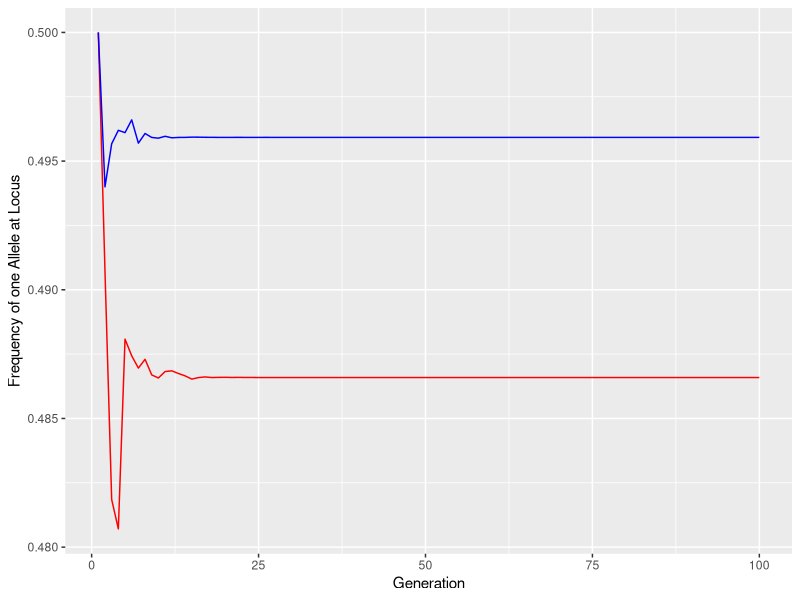
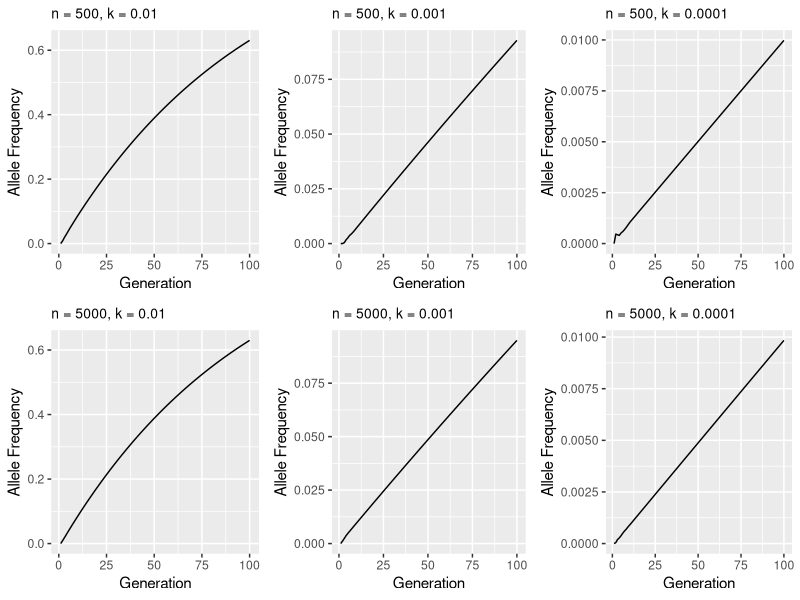

Source code (R) for these figures, in order:
## ---- chunk 1
knitr::opts_chunk$set(echo = TRUE)
## ---- chunk 2

#packages
library(tidyverse)
library(gridExtra)

## ---- chunk 3

gens <- 100

simulation <- function(n.0, offspring.rate = 2.15) {
  n <- numeric(gens)
  a.freq <- numeric(gens)
  
  #starting condition
  n[1] <- n.0
  a.freq[1] <- 0.5 
  
  for (i in 2:gens){
    #population increase
    n[i] <- round(n[i - 1] * offspring.rate/2) * 2
    
    totals <- 2 * n[i]
    
    #sampling
    a.count <- rbinom(1, totals, a.freq[i - 1])
    a.freq[i] <- a.count / totals
  }
  
  #constructing data frame
  data.frame(generation = 1:gens, n= n, allele.freq = a.freq) 
}

set.seed(5)

sim.500  <- simulation(500)
sim.5000 <- simulation(5000)

## ---- chunk 4

ggplot() +
  geom_line(aes(x = 1:100, y = sim.500$allele.freq), color = "red") +
  geom_line(aes(x = 1:100, y = sim.5000$allele.freq), color = "blue") +
  labs(x = "Generation", y = "Frequency of one Allele at Locus") 

## ---- chunk 5

gens <- 100

simulation2 <- function(n.0, k, offspring.rate = 2.15) {
  n <- numeric(gens)          
  a.freq <- numeric(gens)           
  
  #starting condition
  n[1] <- n.0
  a.freq[1] <- 0                  
  
  #all start with same genotype
  geno <- rep(0, n.0)      
  
  for (i in 2:gens) {
    #population increase
    n[i] <- round(n[i - 1] * offspring.rate / 2) * 2
    #total alleles in next generation
    totals <- 2 * n[i]
    
    n.X <- totals 
    
    if (i > 2) {
      #X alleles before mutation
      n.X <- round(totals * (1 - a.freq[i-1]))
    }
    
    #mutation
    mutated <- rbinom(1, n.X, k)
    
    #total mutated alleles this generation
    a.freq[i] <- (totals - n.X + mutated)/totals
  }
  
  data.frame(generation = 1:gens, n = n, allele.freq = a.freq)
}


set.seed(5)

sim2.500 <- simulation2(500, 0.01)
sim2.5000 <- simulation2(5000, 0.01)
sim2.500.2 <- simulation2(500, 0.001)
sim2.5000.2 <- simulation2(5000, 0.001)
sim2.500.3 <- simulation2(500, 0.0001)
sim2.5000.3 <- simulation2(5000, 0.0001)

p1 <- sim2.500 %>% 
  ggplot(aes(x = generation, y = allele.freq)) +
  geom_line() +
  labs(title = "n = 500, k = 0.01", x = "Generation", y = "Allele Frequency") +
  theme(plot.title = element_text(size = 10))

p4 <- sim2.5000 %>% 
  ggplot(aes(x = generation, y = allele.freq)) +
  geom_line() +
  labs(title = "n = 5000, k = 0.01", x = "Generation", y = "Allele Frequency")+
  theme(plot.title = element_text(size = 10))

p2 <- sim2.500.2 %>% 
  ggplot(aes(x = generation, y = allele.freq)) +
  geom_line() +
  labs(title = "n = 500, k = 0.001", x = "Generation", y = "Allele Frequency")+
  theme(plot.title = element_text(size = 10))

p5 <- sim2.5000.2 %>% 
  ggplot(aes(x = generation, y = allele.freq)) +
  geom_line() +
  labs(title = "n = 5000, k = 0.001", x = "Generation", y = "Allele Frequency")+
  theme(plot.title = element_text(size = 10))

p3 <- sim2.500.3 %>% 
  ggplot(aes(x = generation, y = allele.freq)) +
  geom_line() +
  labs(title = "n = 500, k = 0.0001", x = "Generation", y = "Allele Frequency")+
  theme(plot.title = element_text(size = 10))

p6 <- sim2.5000.3 %>% 
  ggplot(aes(x = generation, y = allele.freq)) +
  geom_line() +
  labs(title = "n = 5000, k = 0.0001", x = "Generation", y = "Allele Frequency")+
  theme(plot.title = element_text(size = 10))

grid.arrange(p1, p2, p3, p4, p5, p6, ncol = 3)
